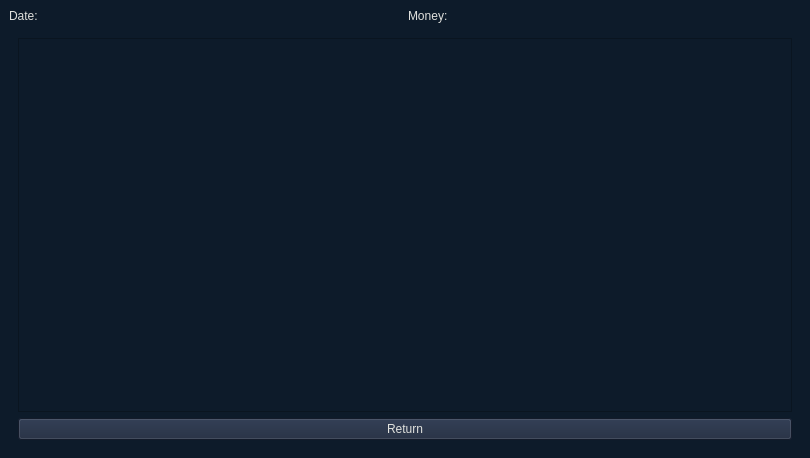
<?xml version="1.0" encoding="UTF-8"?>
<ui version="4.0">
 <class>MainWindow</class>
 <widget class="QMainWindow" name="MainWindow">
  <property name="geometry">
   <rect>
    <x>0</x>
    <y>0</y>
    <width>810</width>
    <height>458</height>
   </rect>
  </property>
  <property name="font">
   <font>
    <family>Jokerman</family>
    <pointsize>20</pointsize>
   </font>
  </property>
  <property name="windowTitle">
   <string>MainWindow</string>
  </property>
  <property name="styleSheet">
   <string notr="true">QWidget{background-color: #0D1B2A;
color: #E0E1DD;}
QPushButton{
background-color: #1B263B;
}</string>
  </property>
  <widget class="QWidget" name="centralwidget">
   <layout class="QGridLayout" name="gridLayout">
    <item row="0" column="1">
     <widget class="QLabel" name="label_2">
      <property name="text">
       <string>Money: </string>
      </property>
     </widget>
    </item>
    <item row="1" column="0" colspan="2">
     <widget class="QStackedWidget" name="stackedWidget">
      <property name="currentIndex">
       <number>1</number>
      </property>
      <widget class="QWidget" name="page">
       <layout class="QGridLayout" name="gridLayout_3">
        <item row="1" column="0">
         <widget class="QPushButton" name="wig20_button">
          <property name="text">
           <string>Companies</string>
          </property>
         </widget>
        </item>
        <item row="0" column="0">
         <spacer name="verticalSpacer">
          <property name="orientation">
           <enum>Qt::Vertical</enum>
          </property>
          <property name="sizeHint" stdset="0">
           <size>
            <width>20</width>
            <height>40</height>
           </size>
          </property>
         </spacer>
        </item>
       </layout>
      </widget>
      <widget class="QWidget" name="page_2">
       <layout class="QGridLayout" name="gridLayout_4">
        <item row="0" column="0">
         <widget class="QTableView" name="tableView"/>
        </item>
        <item row="1" column="0">
         <widget class="QPushButton" name="return_button">
          <property name="text">
           <string>Return</string>
          </property>
         </widget>
        </item>
       </layout>
      </widget>
     </widget>
    </item>
    <item row="0" column="0">
     <widget class="QLabel" name="label">
      <property name="text">
       <string>Date: </string>
      </property>
     </widget>
    </item>
   </layout>
  </widget>
 </widget>
 <resources/>
 <connections/>
</ui>
